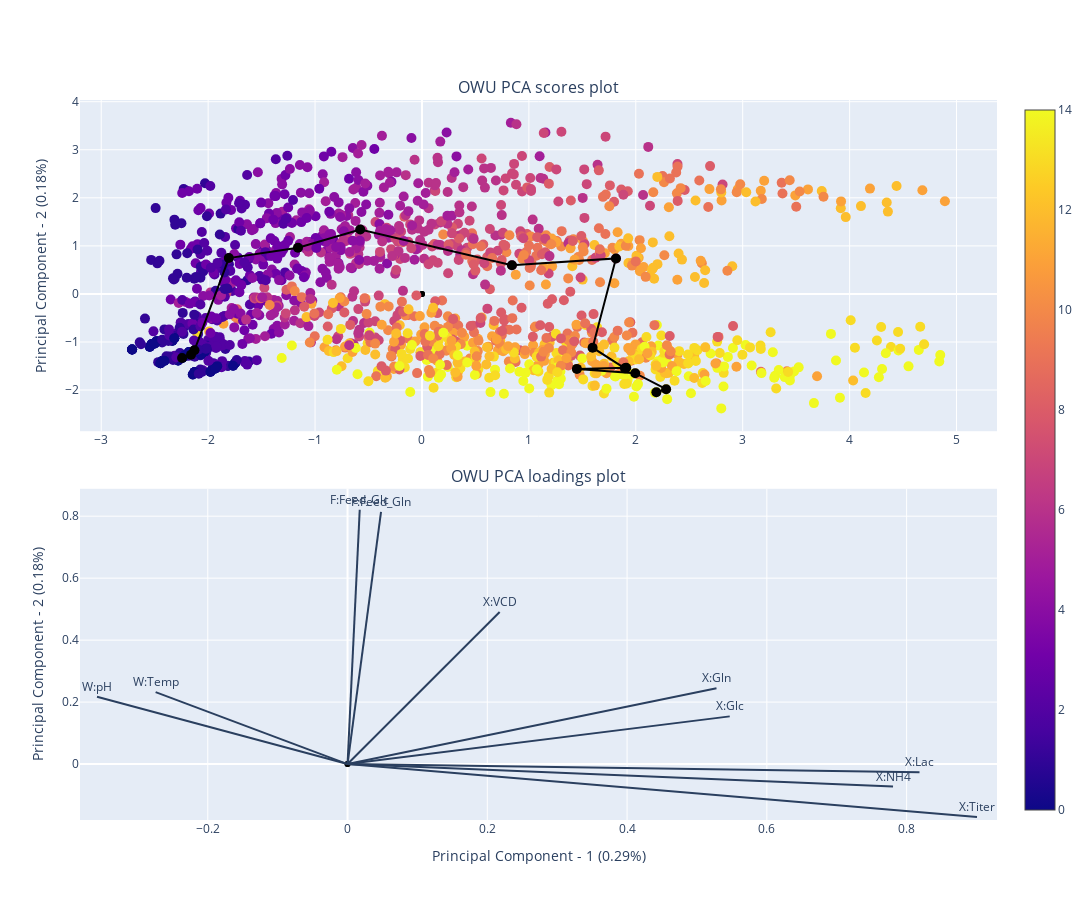
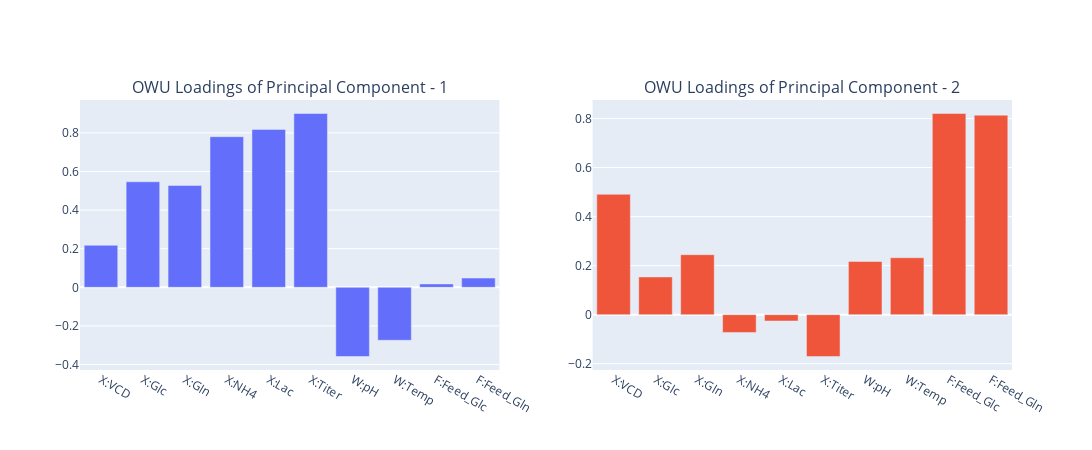

These figures' notebook cell, in order:
### Code cell
plot_scores_loadings_owu(owu, pc_x_axis=1, pc_y_axis=2, highlight_run=77, highlight_type='Time_id')

### Figure 1 — Plotly figure (JSON) as saved in the notebook; plotly's stock layout.template omitted (floating-point values rounded to 4 significant figures; data arrays with more than 128 entries replaced by an {"elided": "..."} marker saying what was removed)
{"data": [{"marker": {"color": "black"}, "mode": "markers", "name": "origin", "type": "scatter", "x": [0, 0], "xaxis": "x", "y": [0, 0], "yaxis": "y"}, {"marker": {"color": {"elided": "1500 int values"}, "showscale": true, "size": 10}, "mode": "markers", "text": {"elided": "1500 str values"}, "textposition": "top center", "type": "scatter", "x": {"elided": "1500 float values"}, "xaxis": "x", "y": {"elided": "1500 float values"}, "yaxis": "y"}, {"line": {"color": "black"}, "marker": {"color": "black", "size": 10}, "mode": "lines+markers", "text": {"elided": "1500 str values"}, "textposition": "top center", "type": "scatter", "x": [-2.244, -2.16, -2.128, -1.807, -1.16, -0.5774, 0.8417, 1.815, 1.596, 1.898, 1.91, 1.449, 1.995, 2.284, 2.192], "xaxis": "x", "y": [-1.332, -1.267, -1.173, 0.7465, 0.9626, 1.34, 0.5954, 0.7386, -1.119, -1.549, -1.538, -1.56, -1.65, -1.983, -2.047], "yaxis": "y"}, {"marker": {"color": "black"}, "mode": "markers", "name": "origin", "type": "scatter", "x": [0, 0], "xaxis": "x2", "y": [0, 0], "yaxis": "y2"}], "layout": {"annotations": [{"font": {"size": 16}, "showarrow": false, "text": "OWU PCA scores plot", "x": 0.5, "xanchor": "center", "xref": "paper", "y": 1, "yanchor": "bottom", "yref": "paper"}, {"font": {"size": 16}, "showarrow": false, "text": "OWU PCA loadings plot", "x": 0.5, "xanchor": "center", "xref": "paper", "y": 0.46, "yanchor": "bottom", "yref": "paper"}, {"ax": 0, "ay": 0, "text": "X:VCD", "x": 0.2177, "xanchor": "center", "xref": "x2", "y": 0.491, "yanchor": "bottom", "yref": "y2"}, {"ax": 0, "ay": 0, "text": "X:Glc", "x": 0.5469, "xanchor": "center", "xref": "x2", "y": 0.1539, "yanchor": "bottom", "yref": "y2"}, {"ax": 0, "ay": 0, "text": "X:Gln", "x": 0.5279, "xanchor": "center", "xref": "x2", "y": 0.2446, "yanchor": "bottom", "yref": "y2"}, {"ax": 0, "ay": 0, "text": "X:NH4", "x": 0.7805, "xanchor": "center", "xref": "x2", "y": -0.07273, "yanchor": "bottom", "yref": "y2"}, {"ax": 0, "ay": 0, "text": "X:Lac", "x": 0.8184, "xanchor": "center", "xref": "x2", "y": -0.02601, "yanchor": "bottom", "yref": "y2"}, {"ax": 0, "ay": 0, "text": "X:Titer", "x": 0.9007, "xanchor": "center", "xref": "x2", "y": -0.1708, "yanchor": "bottom", "yref": "y2"}, {"ax": 0, "ay": 0, "text": "W:pH", "x": -0.3585, "xanchor": "center", "xref": "x2", "y": 0.217, "yanchor": "bottom", "yref": "y2"}, {"ax": 0, "ay": 0, "text": "W:Temp", "x": -0.2746, "xanchor": "center", "xref": "x2", "y": 0.2321, "yanchor": "bottom", "yref": "y2"}, {"ax": 0, "ay": 0, "text": "F:Feed_Glc", "x": 0.01742, "xanchor": "center", "xref": "x2", "y": 0.8206, "yanchor": "bottom", "yref": "y2"}, {"ax": 0, "ay": 0, "text": "F:Feed_Gln", "x": 0.04791, "xanchor": "center", "xref": "x2", "y": 0.8139, "yanchor": "bottom", "yref": "y2"}], "height": 900, "shapes": [{"type": "line", "x0": 0, "x1": 0.2177, "xref": "x2", "y0": 0, "y1": 0.491, "yref": "y2"}, {"type": "line", "x0": 0, "x1": 0.5469, "xref": "x2", "y0": 0, "y1": 0.1539, "yref": "y2"}, {"type": "line", "x0": 0, "x1": 0.5279, "xref": "x2", "y0": 0, "y1": 0.2446, "yref": "y2"}, {"type": "line", "x0": 0, "x1": 0.7805, "xref": "x2", "y0": 0, "y1": -0.07273, "yref": "y2"}, {"type": "line", "x0": 0, "x1": 0.8184, "xref": "x2", "y0": 0, "y1": -0.02601, "yref": "y2"}, {"type": "line", "x0": 0, "x1": 0.9007, "xref": "x2", "y0": 0, "y1": -0.1708, "yref": "y2"}, {"type": "line", "x0": 0, "x1": -0.3585, "xref": "x2", "y0": 0, "y1": 0.217, "yref": "y2"}, {"type": "line", "x0": 0, "x1": -0.2746, "xref": "x2", "y0": 0, "y1": 0.2321, "yref": "y2"}, {"type": "line", "x0": 0, "x1": 0.01742, "xref": "x2", "y0": 0, "y1": 0.8206, "yref": "y2"}, {"type": "line", "x0": 0, "x1": 0.04791, "xref": "x2", "y0": 0, "y1": 0.8139, "yref": "y2"}], "showlegend": false, "width": 1200, "xaxis": {"anchor": "y", "domain": [0, 1]}, "xaxis2": {"anchor": "y2", "domain": [0, 1], "title": {"text": "Principal Component - 1 (0.29%)"}}, "yaxis": {"anchor": "x", "domain": [0.54, 1], "title": {"text": "Principal Component - 2 (0.18%)"}}, "yaxis2": {"anchor": "x2", "domain": [0, 0.46], "title": {"text": "Principal Component - 2 (0.18%)"}}}}

### Figure 2 — Plotly figure (JSON) as saved in the notebook; plotly's stock layout.template omitted (floating-point values rounded to 4 significant figures)
{"data": [{"type": "bar", "x": ["X:VCD", "X:Glc", "X:Gln", "X:NH4", "X:Lac", "X:Titer", "W:pH", "W:Temp", "F:Feed_Glc", "F:Feed_Gln"], "xaxis": "x", "y": [0.2177, 0.5469, 0.5279, 0.7805, 0.8184, 0.9007, -0.3585, -0.2746, 0.01742, 0.04791], "yaxis": "y"}, {"type": "bar", "x": ["X:VCD", "X:Glc", "X:Gln", "X:NH4", "X:Lac", "X:Titer", "W:pH", "W:Temp", "F:Feed_Glc", "F:Feed_Gln"], "xaxis": "x2", "y": [0.491, 0.1539, 0.2446, -0.07273, -0.02601, -0.1708, 0.217, 0.2321, 0.8206, 0.8139], "yaxis": "y2"}], "layout": {"annotations": [{"font": {"size": 16}, "showarrow": false, "text": "OWU Loadings of Principal Component - 1", "x": 0.225, "xanchor": "center", "xref": "paper", "y": 1, "yanchor": "bottom", "yref": "paper"}, {"font": {"size": 16}, "showarrow": false, "text": "OWU Loadings of Principal Component - 2", "x": 0.775, "xanchor": "center", "xref": "paper", "y": 1, "yanchor": "bottom", "yref": "paper"}], "height": 450, "showlegend": false, "width": 1200, "xaxis": {"anchor": "y", "domain": [0, 0.45]}, "xaxis2": {"anchor": "y2", "domain": [0.55, 1]}, "yaxis": {"anchor": "x", "domain": [0, 1]}, "yaxis2": {"anchor": "x2", "domain": [0, 1]}}}
